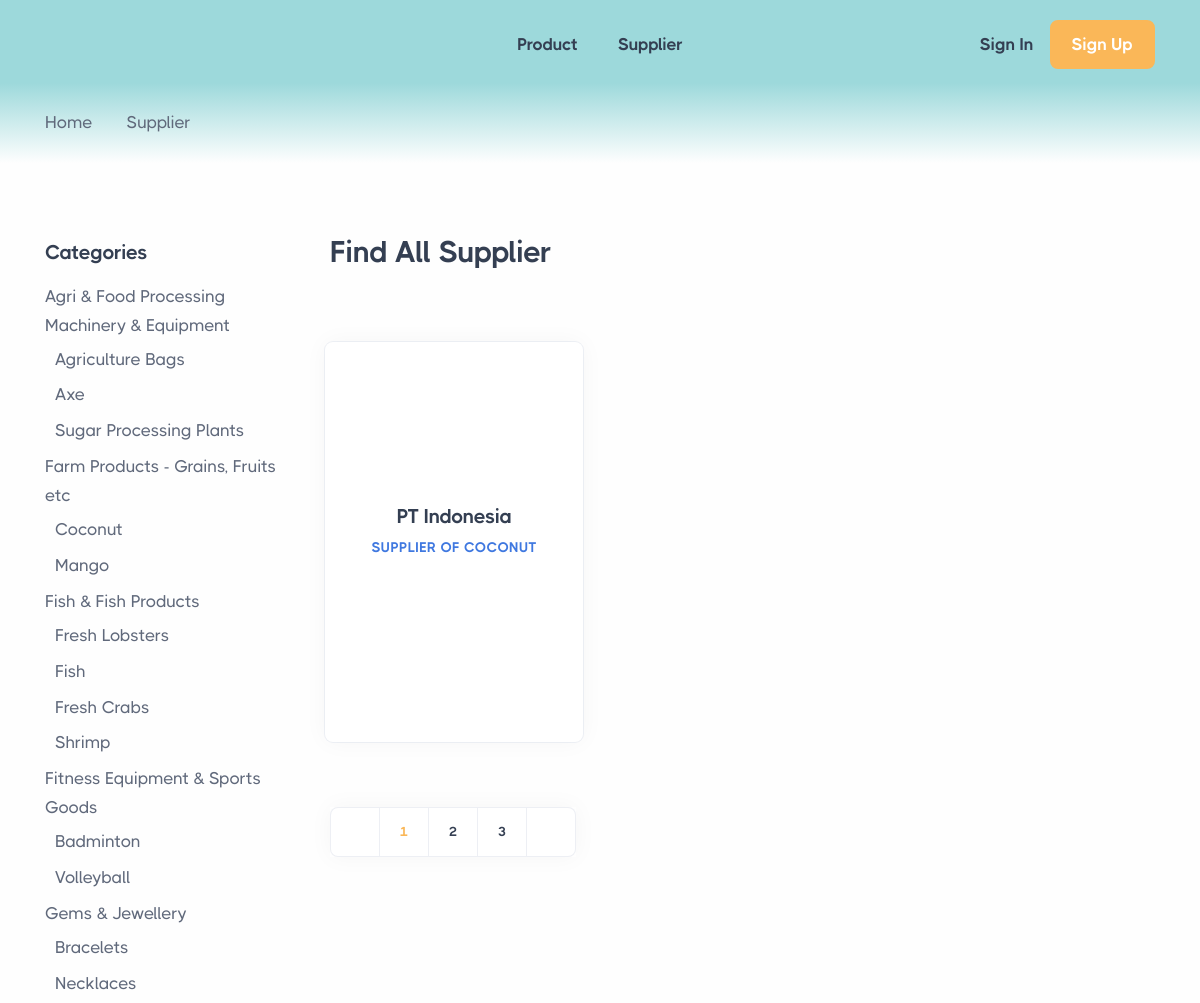
The app's page /supplier/12 (upper part), older data.
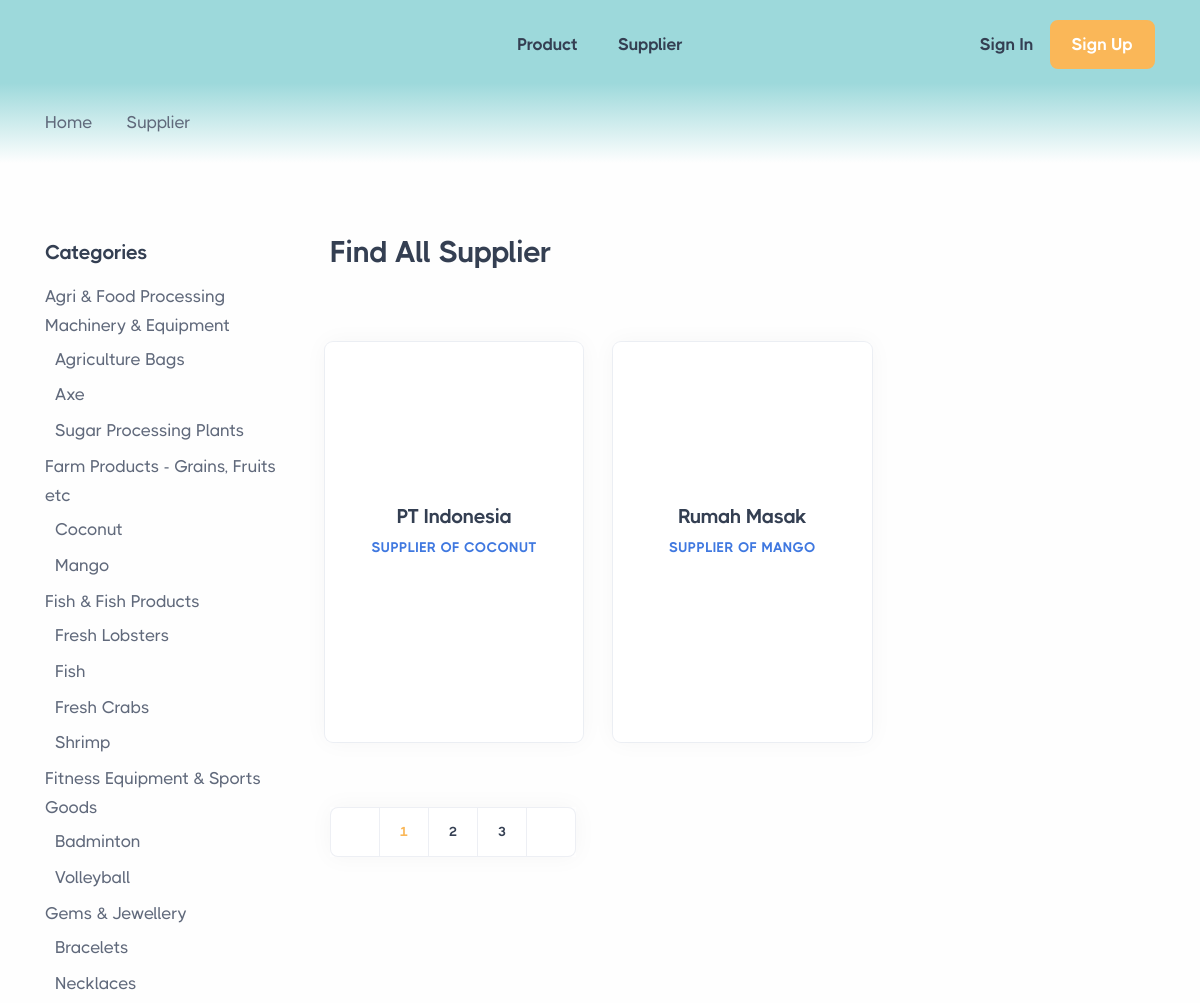
The same page, newer data.
### tables this page shows
CREATE TABLE `company` (
  `idcompany` int(11) NOT NULL,
  `namaPerusahaan` varchar(255) DEFAULT NULL,
  `alamat` text DEFAULT NULL,
  `kota` varchar(255) DEFAULT NULL,
  `gambarCompany` varchar(255) DEFAULT NULL,
  `deskripsiPendek` text DEFAULT NULL,
  `deskripsiPanjang` text DEFAULT NULL,
  `instagram` varchar(255) DEFAULT NULL,
  `facebook` varchar(255) DEFAULT NULL,
  `linkedin` varchar(255) DEFAULT NULL,
  `website` varchar(255) DEFAULT NULL,
  `idsupplier` int(11) NOT NULL,
  `idkategori` int(11) NOT NULL,
  `idsubkategori_a` int(11) NOT NULL
);

CREATE TABLE `subkategori_a` (
  `idsubkategori_a` int(11) NOT NULL,
  `idkategori` int(11) NOT NULL,
  `namaSubKategori` varchar(255) NOT NULL
);

CREATE TABLE `kategori` (
  `idkategori` int(11) NOT NULL,
  `namaKategori` varchar(255) NOT NULL
);

CREATE TABLE `subkategori_b` (
  `idsubkategori_b` int(11) NOT NULL,
  `idsubkategori_a` int(11) NOT NULL,
  `idkategori` int(11) NOT NULL,
  `namaSubKategori_b` varchar(255) NOT NULL
);

### application/controllers/Front/Supplier.php (called while the page is built, shortened)
<?php
class Supplier extends CI_Controller {
    public function __construct()
    {
        $this->load->model('M_Kategori');
        $this->load->model('M_Supplier');
        $this->load->model('M_User');
        $this->load->model('M_Company');
        $this->load->model('M_Product');
        $this->load->model('M_Facility');
        $this->load->library('pagination');
    }
    function supplierCategory($id){
        $iduser = $this->session->userdata('iduser');
        $data = [
            'userHeader' => $this->M_User->get_where($iduser),
            'kategori_structure' => $this->M_Kategori->getKategoriandSubkategoriA(),
            'supplier' => $this->M_Company->getWhereCategory($id),
            'header' => 'componen/header',
            'footer' => 'componen/footer',
        ];
        return $this->load->view('supplierFindCategory',$data);
    }
}

### index.php (called while the page is built, shortened)
<?php
require_once BASEPATH.'core/CodeIgniter.php';

### application/models/M_User.php (called while the page is built, shortened)
<?php
class M_User extends CI_Model {
    function get_where($id){
        $query = $this->db->get_where('user', array('iduser' => $id));
        return $query->row();
    }
}

### application/models/M_Kategori.php (called while the page is built, shortened)
<?php
class M_Kategori extends CI_Model {
    function getKategoriandSubkategoriA() {
        $this->db->select('kategori.idkategori AS idkategori, kategori.namaKategori AS kategori, subkategori_a.namaSubKategori AS subkategori_a, subkategori_a.idsubkategori_a AS idsubkategori_a, subkategori_b.namaSubKategori_b AS subkategori_b, subkategori_b.idsubkategori_b AS idsubkategori_b')
                ->from('kategori')
                ->join('subkategori_a', 'kategori.idkategori = subkategori_a.idkategori', 'left')
                ->join('subkategori_b', 'subkategori_a.idsubkategori_a = subkategori_b.idsubkategori_a', 'left')
                ->order_by('kategori.namaKategori, subkategori_a.namaSubKategori, subkategori_b.namaSubKategori_b');
        $query = $this->db->get();
        return $query->result_array();
    }
}

### application/models/M_Company.php (called while the page is built, shortened)
<?php
class M_Company extends CI_Model {
    function getWhereCategory($id){
        $this->db->select('*')
                ->from('company')
                ->where('company.idkategori',$id)
                ->join('kategori', 'kategori.idkategori = company.idkategori')
                ->join('subkategori_a', 'subkategori_a.idsubkategori_a = company.idsubkategori_a');
        return  $this->db->get()->result();
    }
}

### application/views/supplierFindCategory.php (the view, shortened to what the changed rows need)
<section class="wrapper bg-light">
  <div class="container pb-14 pb-md-16 pt-12">
    <div class="row gy-10">
      <div class="col-lg-9 order-lg-2">
        <div class="row align-items-center mb-10 position-relative zindex-1">
          <div class="col-md-7 col-xl-8 pe-xl-20">
            <h2 class="display-6 mb-1">Find All Supplier</h2>
          </div>
        </div>
        <div class="grid grid-view projects-masonry shop mb-13">
          <div class="row gx-md-8 gy-10 gy-md-13 isotope">
          <?php foreach($supplier as $data) : ?>
            <div class=" item col-md-6 col col-xl-4  p-3  rounded" style="margin-bottom:-30px;">
              <div class="card">
                    <div class="card-body text-center" style="min-height:400px;">
                      <h4 class="mb-1"><a href="<?= base_url('supplier/detail/'.$data->idcompany)?>" class="link-dark"><?= $data->namaPerusahaan?></a></h4>
                      <div class="meta mb-2"><a href=""><a href="" class="text-blue">Supplier Of <?= $data->namaSubKategori?> </a></div>
                      <?php if ($data->deskripsiPendek == null) : ?>
                        <p class="mb-2">&nbsp;</p>
                      <?php else : ?>
                        <p class="mb-2"><?= $data->deskripsiPendek?></p>
                      <?php endif;?>
                      <div class="text-center w100">
                      <nav class="navjustify-center social mb-0">
                        <?php if ($data->linkedin == null) : ?>
                        <?php else : ?>
                          <a href="https://www.linkedin.com/in<?= $data->linkedin?>" target="_blank"><i class="uil uil-linkedin"></i></a>
                        <?php endif;?>
                        <?php if ($data->website == null) : ?>
                        <?php else : ?>
                          <a href="http://<?= $data->website?>" target="_blank"><i class="uil uil-dribbble"></i></a>
                        <?php endif;?>
                        <?php if ($data->instagram == null) : ?>
                        <?php else : ?>
                          <a href="https://www.instagram.com/<?= $data->instagram?>"><i class="uil uil-instagram"></i></a>
                        <?php endif;?>
                      </nav>
                      </div>
                    </div>
                  </div>
              </div>
            <?php endforeach;?>
          </div>
        </div>
      </div>
      <aside class="col-lg-3 sidebar">
            <div class="widget mt-1">
                <ul class="list-unstyled ps-0">
                <?php
                $current_kategori = '';
                foreach ($kategori_structure as $kategori_row):
                    if ($current_kategori != $kategori_row['kategori']):
                        $current_kategori = $kategori_row['kategori'];
                ?>
                        <li class="mb-1">
                            <a href="<?= base_url('supplier/'.$kategori_row['idkategori'])?>"  class="align-items-center rounded link-body" data-bs-target="#<?= strtodash($current_kategori) ?>-collapse" aria-expanded="true"><?= $current_kategori ?> <span class="fs-sm text-muted ms-1"></span>
                            </a>
                            <div class="collapse show mt-1" id="<?= strtodash($current_kategori) ?>-collapse" style="">
                                <ul class="btn-toggle-nav list-unstyled ps-2">
                                    <?php
                                    $current_subkategori_a = '';
                                    foreach ($kategori_structure as $subkategori_a_row):
                                        if ($current_kategori == $subkategori_a_row['kategori'] && $current_subkategori_a != $subkategori_a_row['subkategori_a']):
                                    ?>
                                            <li><a href="<?= base_url('supplier/'.$kategori_row['idkategori'].'/'.$subkategori_a_row['idsubkategori_a']) ?>" class="align-items-center rounded link-body" data-bs-target="#<?= strtodash($current_kategori) ?>-<?= strtodash($current_subkategori_a) ?>-collapse" aria-expanded="true"><?= $subkategori_a_row['subkategori_a'] ?></a>
                                                        <?php
                                                        $current_subkategori_a = $subkategori_a_row['subkategori_a'];
                                                        $current_subkategori_b = '';?>
                                            </li>
                                    <?php
                                        endif;
                                    endforeach;
                                    ?>
                                </ul>
                            </div>
                        </li>
                    <?php endif; ?>
                <?php endforeach; ?>
            </ul>
            </div>
        </aside>
    </div>
  </div>
</section>

Row changes from the older to the newer data that the page shows:
added company: namaPerusahaan "Rumah Masak", idsubkategori_a.namaSubKategori "MANGO"
